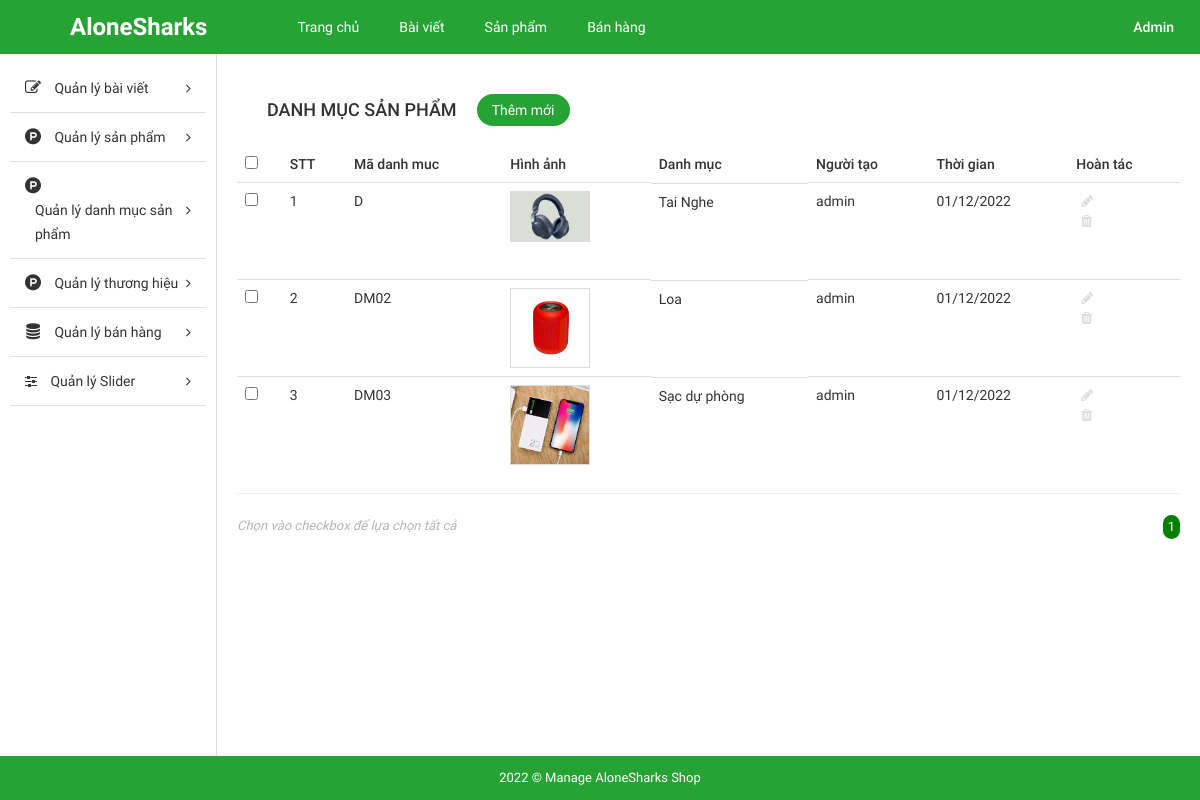
Page /admin/index.php?modules=categorys&controllers=index&action=list (signed in) on the committed database.
### tables this page shows
CREATE TABLE `tbl_category` (
  `id` int(11) NOT NULL,
  `name` varchar(255) NOT NULL,
  `code` varchar(255) NOT NULL,
  `image` varchar(255) NOT NULL,
  `description` text NOT NULL,
  `create_date` varchar(255) NOT NULL,
  `user` varchar(255) NOT NULL
);

### admin/libraries/database.php (called while the page is built, shortened)
<?php
function db_query($query_string) {
    global $conn;
    $result = mysqli_query($conn, $query_string);
    return $result;
}
function db_fetch_array($query_string) {
    $result = array();
    $mysqli_result = db_query($query_string);
    while ($row = mysqli_fetch_assoc($mysqli_result)) {
        $result[] = $row;
    }
    return $result;
}

### admin/modules/categorys/models/indexModel.php (called while the page is built, shortened)
<?php
function getAll() {
	return db_fetch_array("SELECT * FROM `tbl_category`");
}

### admin/modules/categorys/controllers/indexController.php (called while the page is built, shortened)
<?php
function listAction() {
	$data_tmp = getAll();
	if(!empty($_GET['page'])){
		$page = $_GET['page'];
	}else{
		$page =1;
	}
	$numProduct = count($data_tmp);
	$productOnPage = 6;
	$num = ceil($numProduct/$productOnPage);
	$start = ($page - 1) * $productOnPage;
	$res =[];
	for ($i=$start; $i < $start+$productOnPage; $i++) {
		if(isset($data_tmp[$i]))
        $res[] = $data_tmp[$i];
	};
	$data = [$res, $num, $page];
	load_view('list',$data);
}

### admin/core/router.php (called while the page is built, shortened)
<?php
$action_name = get_action().'Action';
call_function(array('construct', $action_name));

### admin/core/appload.php (called while the page is built, shortened)
<?php
require CONFIGPATH . DIRECTORY_SEPARATOR . 'database.php';
require LIBPATH . DIRECTORY_SEPARATOR . 'database.php';
require COREPATH . DIRECTORY_SEPARATOR . 'base.php';
require COREPATH . DIRECTORY_SEPARATOR . 'router.php';

### admin/index.php (called while the page is built, shortened)
<?php
require COREPATH.DIRECTORY_SEPARATOR.'appload.php';

### admin/modules/categorys/views/listView.php (the view, shortened to what this page needs)
<div id="main-content-wp" class="list-product-page">
    <div class="wrap clearfix">
        <div id="content" class="fl-right">
            <div class="section" id="title-page">
                <div class="clearfix">
                    <h3 id="index" class="fl-left">Danh Mục Sản Phẩm</h3>
                    <a href="?modules=categorys&controllers=index&action=add" title="" id="add-new" class="fl-left">Thêm mới</a>
                </div>
            </div>
            <div class="section" id="detail-page">
                <div class="section-detail">
                    <div class="table-responsive">
                        <table class="table list-table-wp">
                            <thead>
                                <tr>
                                    <td><input type="checkbox" name="checkAll" id="checkAll"></td>
                                    <td><span class="thead-text">STT</span></td>
                                    <td><span class="thead-text">Mã danh muc</span></td>
                                    <td><span class="thead-text">Hình ảnh</span></td>
                                    <td><span class="thead-text">Danh mục</span></td>
                                    <td><span class="thead-text">Người tạo</span></td>
                                    <td><span class="thead-text">Thời gian</span></td>
                                    <td><span class="thead-text">Hoàn tác</span></td>
                                </tr>
                            </thead>
                            <tbody>
                                <?php $i=0; if(!empty($data['0'])) foreach ($data['0'] as $key => $value) { $i++;?>
                                <tr>
                                    <td><input type="checkbox" name="checkItem" class="checkItem"></td>
                                    <td><span class="tbody-text"><?php echo $i; ?></h3></span>
                                    <td><span class="tbody-text"><?php echo $value['code']; ?></h3></span>
                                    <td>
                                        <div class="tbody-thumb">
                                            <img src="<?php echo $value['image']; ?>" alt="">
                                        </div>
                                    </td>
                                    <td class="clearfix">
                                        <div class="tb-title fl-left">
                                            <h3><?php echo $value['name']; ?></h3>
                                        </div>
                                    </td>
                                    <td><span class="tbody-text"><?php echo $value['user']; ?></span></td>
                                    <td><span class="tbody-text"><?php echo $value['create_date']; ?></span></td>
                                    <td>
                                        <ul class="list-operation ">
                                            <li><a href="?modules=categorys&contollers=index&action=edit&id=<?php echo $value['id']; ?>" title="Sửa" class="edit"><i class="fa fa-pencil" aria-hidden="true"></i></a></li>
                                            <li><a href="?modules=categorys&contollers=index&action=delete&id=<?php echo $value['id']; ?>" title="Xóa" class="delete"><i class="fa fa-trash" aria-hidden="true"></i></a></li>
                                        </ul>
                                    </td>
                                </tr>
                                <?php }; ?>
                            </tbody>
                        </table>
                        <hr>
                    </div>
                </div>
            </div>
            <div class="section" id="paging-wp">
                <div class="section-detail clearfix">
                    <p id="desc" class="fl-left">Chọn vào checkbox để lựa chọn tất cả</p>
                    <ul id="list-paging" class="fl-right">
                        <?php for ($i=1; $i <= $data['1'] ; $i++) { ?>
                        <li>
                            <a <?php if($i == $data['2']) echo 'style="background-color: green;color:white; border-radius:300px;"';  ?>  href="?modules=categorys&controllers=index&action=list&page=<?php echo $i; ?>" title=""><?php echo $i; ?></a>
                        </li>
                        <?php }; ?>
                    </ul>
                </div>
            </div>
        </div>
    </div>
</div>

### admin/core/base.php (shortened to what this page needs)
<?php
function get_module() {
    global $config;
    $module = isset($_GET['modules']) ? $_GET['modules'] : $config['default_module'];
    return $module;
}
function call_function($list_function = array()) {
    if (is_array($list_function)) {
        foreach ($list_function as $f) {
            if (function_exists($f())) {
                $f();
            }
        }
    }
}
function load_view($name, $data_send = array()) {
    $data = $data_send;
    $path = MODULESPATH . DIRECTORY_SEPARATOR . get_module() . DIRECTORY_SEPARATOR . 'views' . DIRECTORY_SEPARATOR . $name . 'View.php';
    if (file_exists($path)) {
        require $path;
    } else {
        echo "Không tìm thấy {$path}";
    }
}
function get_header($name = '') {
    global $data;
    if (empty($name)) {
        $name = 'header';
    } else {
        $name = "header-{$name}";
    }
    $path = LAYOUTPATH . DIRECTORY_SEPARATOR . $name . '.php';
    if (file_exists($path)) {
        if (is_array($data)) {
            foreach ($data as $key => $a) {
                $$key = $a;
            }
        }
        require $path;
    } else {
        echo "Không tìm thấy {$path}";
    }
}
function get_footer($name = '') {
    global $data;
    if (empty($name)) {
        $name = 'footer';
    } else {
        $name = "footer-{$name}";
    }
    $path = LAYOUTPATH . DIRECTORY_SEPARATOR . $name . '.php';
    if (file_exists($path)) {
        if (is_array($data)) {
            foreach ($data as $key => $a) {
                $$key = $a;
            }
        }
        require $path;
    } else {
        echo "Không tìm thấy {$path}";
    }
}
function get_sidebar($name = '') {
    global $data;
    if (empty($name)) {
        $name = 'sidebar';
    } else {
        $name = "sidebar-{$name}";
    }
    $path = LAYOUTPATH . DIRECTORY_SEPARATOR . $name . '.php';
    if (file_exists($path)) {
        if (is_array($data)) {
            foreach ($data as $key => $a) {
                $$key = $a;
            }
        }
        require $path;
    } else {
        echo "Không tìm thấy {$path}";
    }
}
?>

### admin/public/css/import/global.css (style rules this page uses)
body { font-family: "Roboto Regular"; font-size: 14px; line-height: 24px; color: #333; }
.fl-left { float: left; }
.fl-right { float: right; }
img { max-width: 100%; height: auto; display: block; }
ul li { list-style: none!important; }
a { text-decoration: none!important; }

### admin/public/css/import/list_post.css (style rules this page uses)
#content { width: 82%; border-left: 1px solid #ddd; padding: 20px; }
#add-new { display: inline-block; color: #fff; background: #27a335; padding: 4px 15px; margin: 20px; border-radius: 20px; }
#index { font-family: 'Roboto Medium'; font-weight: normal; text-transform: uppercase; font-size: 18px; padding: 24px 0px; margin-left: 30px; }
.list-table-wp thead tr td { font-family: 'Roboto Medium'; font-weight: normal; }
.list-operation li { float: left; }
.list-operation li a { display: block; padding: 0px 5px; color: #ddd; }
.tb-title { width: 75%; display: -webkit-box; -webkit-line-clamp: 1; -moz-line-clamp: 1; -o-line-clamp: 1; -webkit-box-orient: vertical; -moz-box-orient: vertical; -o-box-orient: vertical; max-height: 100%; overflow: hidden; }
.list-operation { width: 25%; }
#paging-wp #desc { font-size: 13px; color: #b5b5b5; font-style: italic; }
#list-paging li { float: left; }
#list-paging li a { display: inline-block; color: #555; font-size: 13px; padding: 0px 5px; }

### admin/public/css/import/list_product.css (style rules this page uses)
.tbody-thumb { width: 80px; height: 80px; overflow: hidden; }
.tbody-thumb img { border: 1px solid #ddd; }

### admin/public/css/import/detail_order.css (style rules this page uses)
.table { margin-bottom: 0!important; }

### rows in the picture
tbl_category: code "D", image (picture), name "Tai Nghe", user "admin", create_date "01/12/2022"
tbl_category: code "DM02", image (picture), name "Loa", user "admin", create_date "01/12/2022"
tbl_category: code "DM03", image (picture), name "Sạc dự phòng", user "admin", create_date "01/12/2022"
